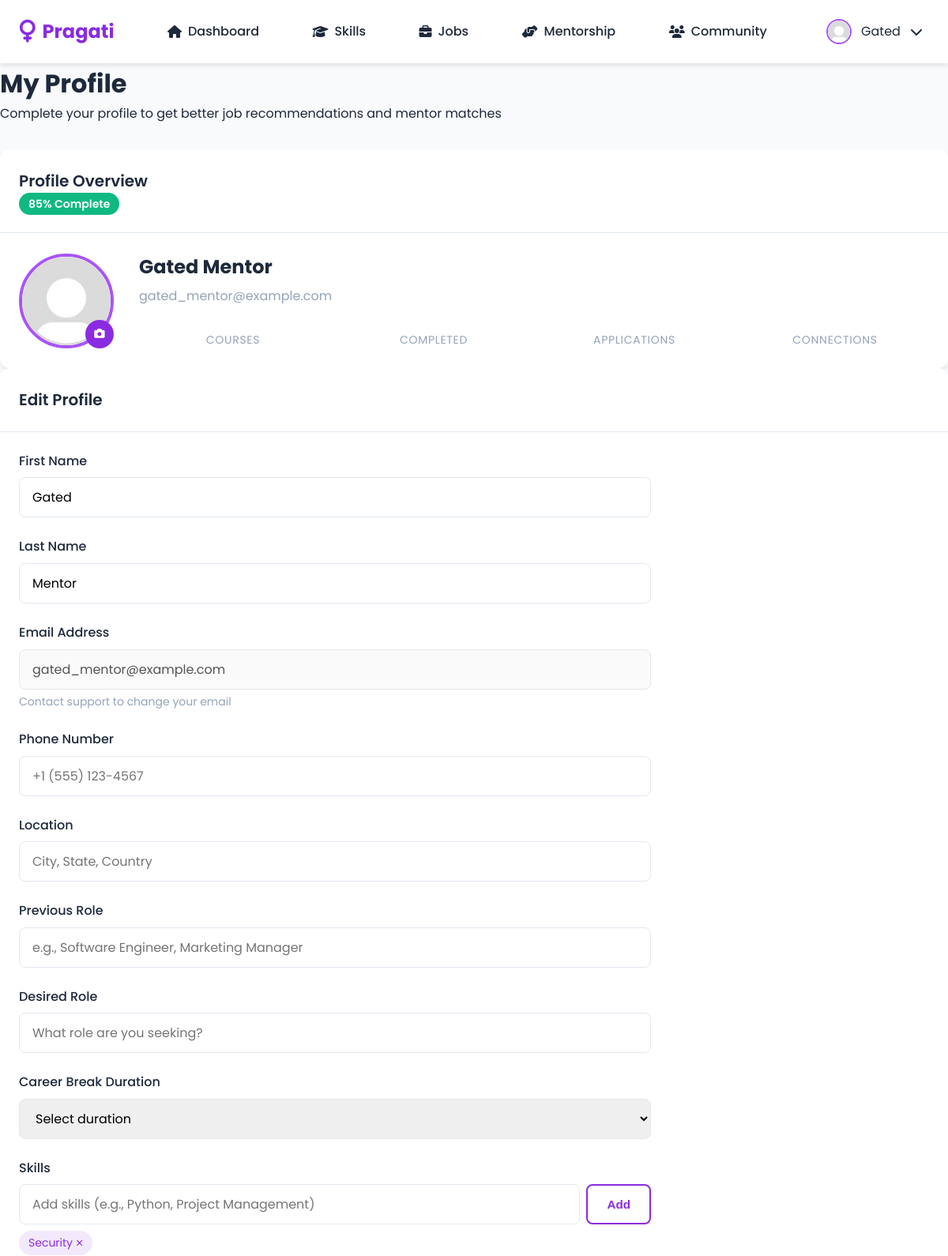
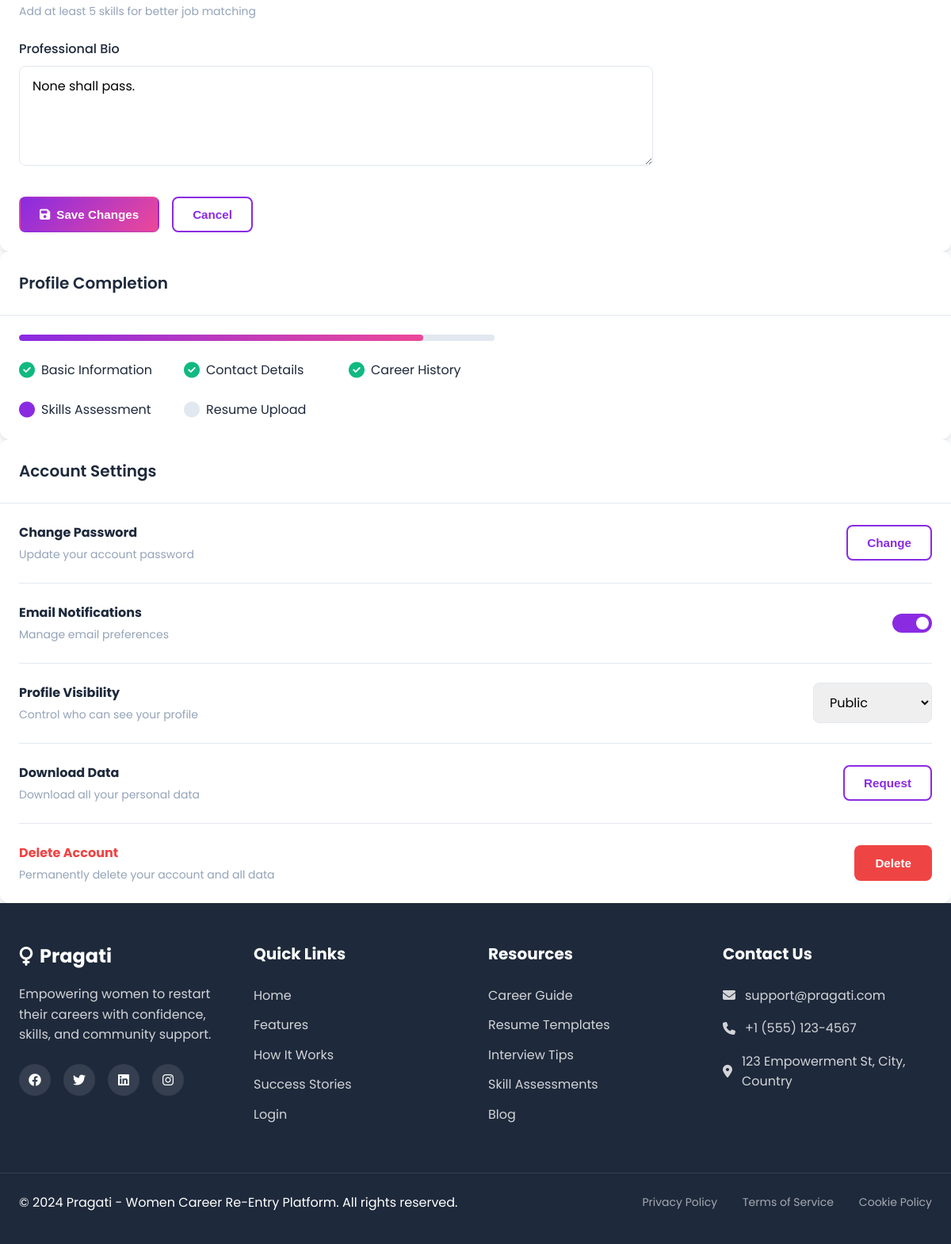
The page /dashboard/profile (signed in) on the database its author committed (2 pictures, top to bottom).
### models.py (models this page shows, shortened)
class User(UserMixin, db.Model):
    __tablename__ = 'users'
    id = db.Column(db.Integer, primary_key=True)
    email = db.Column(db.String(120), unique=True, nullable=False)
    password_hash = db.Column(db.String(256), nullable=False)
    first_name = db.Column(db.String(50), nullable=False)
    last_name = db.Column(db.String(50), nullable=False)
    phone = db.Column(db.String(20))
    location = db.Column(db.String(100))
    role = db.Column(db.String(20), default='user')
    career_break_years = db.Column(db.Integer)
    previous_role = db.Column(db.String(100))
    desired_role = db.Column(db.String(100))
    skills = db.Column(db.Text)
    bio = db.Column(db.Text)
    profile_picture = db.Column(db.String(200))
    is_active = db.Column(db.Boolean, default=True)
    created_at = db.Column(db.DateTime, default=datetime.utcnow)
    last_login = db.Column(db.DateTime)
    company = db.Column(db.String(100))
    job_title = db.Column(db.String(100))
    experience_years = db.Column(db.Integer)
    is_verified_mentor = db.Column(db.Boolean, default=False)
    assessments = db.relationship('Assessment', backref='user', lazy=True)
    mentor_connections = db.relationship('MentorConnection',
                                         foreign_keys='MentorConnection.mentee_id',
                                         backref='mentee', lazy=True)
    job_applications = db.relationship('JobApplication', backref='applicant', lazy=True)
    courses = db.relationship('UserCourse', backref='user', lazy=True)

### routes/dashboard.py (the view)
@dashboard_bp.route('/profile')
@login_required
def profile():
    return render_template('dashboard/profile.html', user=current_user)

### templates/dashboard/profile.html (shortened to what this page needs)
{% extends "layout.html" %}
{% block content %}
<div class="profile-header">
    <h1>My Profile</h1>
    <p>Complete your profile to get better job recommendations and mentor matches</p>
</div>
<div class="profile-container">
    <div class="card">
        <div class="card-header">
            <h2 class="card-title">Profile Overview</h2>
            <span class="completion-badge">85% Complete</span>
        </div>
        <div class="card-body">
            <div class="profile-overview">
                <div class="profile-avatar-section">
                    <div class="avatar-container">
                        <img src="{{ url_for('static', filename=current_user.profile_picture) if current_user.profile_picture else url_for('static', filename='images/avatar-placeholder.png') }}"
                            alt="Profile" class="profile-avatar" id="profileAvatar">
                        <button class="avatar-upload" id="uploadAvatar">
                            <i class="fas fa-camera"></i>
                        </button>
                    </div>
                </div>
                <div class="profile-info">
                    <h3>{{ current_user.first_name }} {{ current_user.last_name }}</h3>
                    <p class="profile-email">{{ current_user.email }}</p>
                    <div class="profile-stats">
                        <div class="profile-stat">
                            <span class="stat-label">Courses</span>
                        </div>
                        <div class="profile-stat">
                            <span class="stat-label">Completed</span>
                        </div>
                        <div class="profile-stat">
                            <span class="stat-label">Applications</span>
                        </div>
                        <div class="profile-stat">
                            <span class="stat-label">Connections</span>
                        </div>
                    </div>
                </div>
            </div>
        </div>
    </div>
    <div class="card">
        <div class="card-header">
            <h2 class="card-title">Edit Profile</h2>
        </div>
        <div class="card-body">
            <form id="profileForm" class="profile-form">
                <div class="form-row">
                    <div class="form-group">
                        <label for="firstName" class="form-label">First Name</label>
                        <input type="text" id="firstName" class="form-control" value="{{ current_user.first_name }}"
                            required>
                    </div>
                    <div class="form-group">
                        <label for="lastName" class="form-label">Last Name</label>
                        <input type="text" id="lastName" class="form-control" value="{{ current_user.last_name }}"
                            required>
                    </div>
                </div>
                <div class="form-row">
                    <div class="form-group">
                        <label for="email" class="form-label">Email Address</label>
                        <input type="email" id="email" class="form-control" value="{{ current_user.email }}" required
                            disabled>
                        <small class="form-text">Contact support to change your email</small>
                    </div>
                    <div class="form-group">
                        <label for="phone" class="form-label">Phone Number</label>
                        <input type="tel" id="phone" class="form-control" value="{{ current_user.phone or '' }}"
                            placeholder="+1 (555) 123-4567">
                    </div>
                </div>
                <div class="form-group">
                    <label for="location" class="form-label">Location</label>
                    <input type="text" id="location" class="form-control" value="{{ current_user.location or '' }}"
                        placeholder="City, State, Country">
                </div>
                <div class="form-row">
                    <div class="form-group">
                        <label for="previousRole" class="form-label">Previous Role</label>
                        <input type="text" id="previousRole" class="form-control"
                            value="{{ current_user.previous_role or '' }}"
                            placeholder="e.g., Software Engineer, Marketing Manager">
                    </div>
                    <div class="form-group">
                        <label for="desiredRole" class="form-label">Desired Role</label>
                        <input type="text" id="desiredRole" class="form-control"
                            value="{{ current_user.desired_role or '' }}" placeholder="What role are you seeking?">
                    </div>
                </div>
                <div class="form-group">
                    <label for="careerBreak" class="form-label">Career Break Duration</label>
                    <select id="careerBreak" class="form-control">
                        <option value="">Select duration</option>
                    </select>
                </div>
                <div class="form-group">
                    <label for="skills" class="form-label">Skills</label>
                    <div class="skills-input-container">
                        <input type="text" id="skillsInput" class="form-control"
                            placeholder="Add skills (e.g., Python, Project Management)">
                        <button type="button" class="btn btn-outline" id="addSkill">Add</button>
                    </div>
                    <div class="skills-tags" id="skillsTags">
                        {% if current_user.skills %}
                        {% set skills = current_user.skills.split(',') %}
                        {% for skill in skills %}
                        <span class="skill-tag">
                            {{ skill.strip() }}
                            <button type="button" class="remove-skill">&times;</button>
                        </span>
                        {% endfor %}
                        {% endif %}
                    </div>
                    <small class="form-text">Add at least 5 skills for better job matching</small>
                </div>
                <div class="form-group">
                    <label for="bio" class="form-label">Professional Bio</label>
                    <textarea id="bio" class="form-control" rows="4"
                        placeholder="Tell us about your professional background, achievements, and career goals...">{{ current_user.bio or '' }}</textarea>
                </div>
                <div class="form-actions">
                    <button type="submit" class="btn btn-primary">
                        <i class="fas fa-save"></i> Save Changes
                    </button>
                    <button type="button" class="btn btn-outline" id="cancelChanges">
                        Cancel
                    </button>
                </div>
            </form>
        </div>
    </div>
    <div class="card">
        <div class="card-header">
            <h2 class="card-title">Profile Completion</h2>
        </div>
        <div class="card-body">
            <div class="completion-progress">
                <div class="progress">
                    <div class="progress-bar" style="width: 85%"></div>
                </div>
                <div class="progress-steps">
                    <div class="progress-step completed">
                        <i class="fas fa-check-circle"></i>
                        <span>Basic Information</span>
                    </div>
                    <div class="progress-step completed">
                        <i class="fas fa-check-circle"></i>
                        <span>Contact Details</span>
                    </div>
                    <div class="progress-step completed">
                        <i class="fas fa-check-circle"></i>
                        <span>Career History</span>
                    </div>
                    <div class="progress-step active">
                        <i class="fas fa-circle"></i>
                        <span>Skills Assessment</span>
                    </div>
                    <div class="progress-step">
                        <i class="fas fa-circle"></i>
                        <span>Resume Upload</span>
                    </div>
                </div>
            </div>
        </div>
    </div>
    <div class="card">
        <div class="card-header">
            <h2 class="card-title">Account Settings</h2>
        </div>
        <div class="card-body">
            <div class="settings-list">
                <div class="setting-item">
                    <div class="setting-info">
                        <h4>Change Password</h4>
                        <p>Update your account password</p>
                    </div>
                    <button class="btn btn-outline btn-sm">Change</button>
                </div>
                <div class="setting-item">
                    <div class="setting-info">
                        <h4>Email Notifications</h4>
                        <p>Manage email preferences</p>
                    </div>
                    <div class="toggle-switch">
                        <label for="emailNotifications" class="toggle-slider"></label>
                    </div>
                </div>
                <div class="setting-item">
                    <div class="setting-info">
                        <h4>Profile Visibility</h4>
                        <p>Control who can see your profile</p>
                    </div>
                    <select class="form-control" style="width: 150px;">
                        <option>Public</option>
                    </select>
                </div>
                <div class="setting-item">
                    <div class="setting-info">
                        <h4>Download Data</h4>
                        <p>Download all your personal data</p>
                    </div>
                    <button class="btn btn-outline btn-sm">Request</button>
                </div>
                <div class="setting-item danger">
                    <div class="setting-info">
                        <h4>Delete Account</h4>
                        <p>Permanently delete your account and all data</p>
                    </div>
                    <button class="btn btn-danger btn-sm">Delete</button>
                </div>
            </div>
        </div>
    </div>
</div>
{% endblock %}

### templates/layout.html (shortened to what this page needs)
<!DOCTYPE html>
<html lang="en">
<head>
    <link rel="stylesheet" href="https://cdnjs.cloudflare.com/ajax/libs/font-awesome/6.4.0/css/all.min.css">
    <link rel="stylesheet" href="{{ url_for('static', filename='css/main.css') }}">
</head>
<body>
    {% if not hide_nav %}
    <nav class="navbar">
        <div class="nav-container">
            <a href="{{ url_for('index') }}" class="nav-logo">
                <i class="fas fa-venus"></i>
                <span>Pragati</span>
            </a>
                {% if current_user.is_authenticated and current_user.role != 'admin' %}
    <a href="{{ url_for('dashboard.home') }}" class="nav-link">
        <i class="fas fa-home"></i> Dashboard
    </a>
    <a href="{{ url_for('dashboard.skills') }}" class="nav-link">
        <i class="fas fa-graduation-cap"></i> Skills
    </a>
    <a href="{{ url_for('jobs.job_listings') }}" class="nav-link">
        <i class="fas fa-briefcase"></i> Jobs
    </a>
    <a href="{{ url_for('mentorship.mentor_list') }}" class="nav-link">
        <i class="fas fa-hands-helping"></i> Mentorship
    </a>
    <a href="{{ url_for('dashboard.community') }}" class="nav-link">
        <i class="fas fa-users"></i> Community
    </a>
    <div class="nav-user">
        <img src="{{ current_user.profile_picture or url_for('static', filename='images/avatar-placeholder.png') }}"
            alt="Profile" class="user-avatar">
        <span>{{ current_user.first_name }}</span>
        <i class="fas fa-chevron-down"></i>
    </div>
{% endif %}
            </div>
    </nav>
    {% endif %}
    <main>
        {% block content %}{% endblock %}
    </main>
    {% if not hide_footer %}
    <footer class="footer">
        <div class="footer-container">
            <div class="footer-section">
                <div class="footer-logo">
                    <i class="fas fa-venus"></i>
                    <span>Pragati</span>
                </div>
                <p class="footer-description">
                    Empowering women to restart their careers with confidence, skills, and community support.
                </p>
                <div class="social-links">
                    <a href="#" class="social-link"><i class="fab fa-facebook"></i></a>
                    <a href="#" class="social-link"><i class="fab fa-twitter"></i></a>
                    <a href="#" class="social-link"><i class="fab fa-linkedin"></i></a>
                    <a href="#" class="social-link"><i class="fab fa-instagram"></i></a>
                </div>
            </div>
            <div class="footer-section">
                <h3>Quick Links</h3>
                <ul class="footer-links">
                    <li><a href="{{ url_for('index') }}">Home</a></li>
                    <li><a href="#features">Features</a></li>
                    <li><a href="#how-it-works">How It Works</a></li>
                    <li><a href="#success-stories">Success Stories</a></li>
                    <li><a href="{{ url_for('auth.login') }}">Login</a></li>
                </ul>
            </div>
            <div class="footer-section">
                <h3>Resources</h3>
                <ul class="footer-links">
                    <li><a href="#">Career Guide</a></li>
                    <li><a href="#">Resume Templates</a></li>
                    <li><a href="#">Interview Tips</a></li>
                    <li><a href="#">Skill Assessments</a></li>
                    <li><a href="#">Blog</a></li>
                </ul>
            </div>
            <div class="footer-section">
                <h3>Contact Us</h3>
                <ul class="footer-contact">
                    <li><i class="fas fa-envelope"></i> support@pragati.com</li>
                    <li><i class="fas fa-phone"></i> +1 (555) 123-4567</li>
                    <li><i class="fas fa-map-marker-alt"></i> 123 Empowerment St, City, Country</li>
                </ul>
            </div>
        </div>
        <div class="footer-bottom">
            <p>&copy; 2024 Pragati - Women Career Re-Entry Platform. All rights reserved.</p>
            <div class="footer-legal">
                <a href="#">Privacy Policy</a>
                <a href="#">Terms of Service</a>
                <a href="#">Cookie Policy</a>
            </div>
        </div>
    </footer>
    {% endif %}
</body>
</html>

### rows shown on the page
User: first_name "Gated", last_name "Mentor", email "gated_mentor@example.com", strip "Security", bio "None shall pass."
